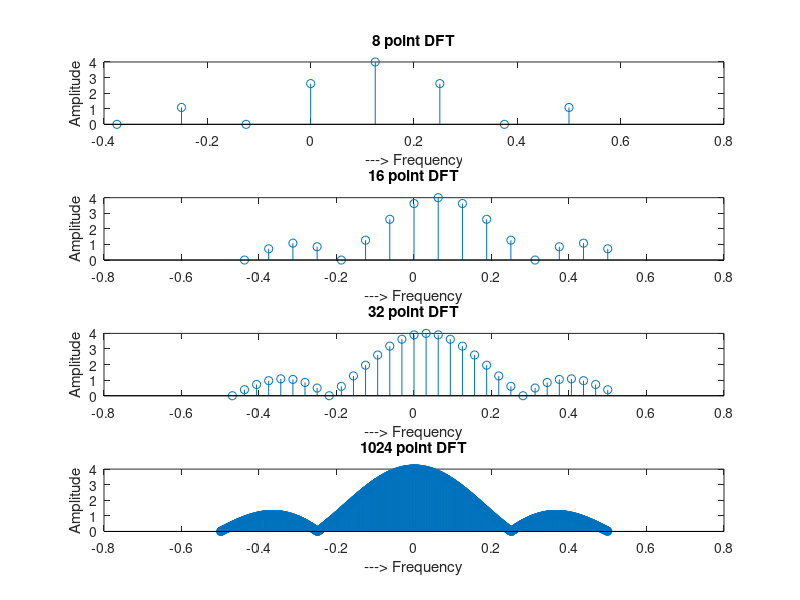

This figure's MATLAB source:
clear
clc
x = [1 1 1 1]; 
% n = 0 1 2 3

a = [x zeros(1,8-numel(x))];
b = [x zeros(1,16-numel(x))];
c = [x zeros(1,32-numel(x))];
d = [x zeros(1,1024-numel(x))];

sf = 1; 

A = fftshift(fft(a));
B = fftshift(fft(b));
C = fftshift(fft(c));
D = fftshift(fft(d));

subplot(4,1,1)
stem([-sf/2+sf/numel(A):sf/numel(A):sf/2],abs(A))
title('8 point DFT')
ylabel('Amplitude')
xlabel('---> Frequency')
subplot(4,1,2)
stem([-sf/2+sf/numel(B):sf/numel(B):sf/2],abs(B))
xlabel('---> Frequency')
ylabel('Amplitude')
title('16 point DFT')
subplot(4,1,3)
stem([-sf/2+sf/numel(C):sf/numel(C):sf/2],abs(C))
xlabel('---> Frequency')
ylabel('Amplitude')
title('32 point DFT')
subplot(4,1,4)
stem([-sf/2+sf/numel(D):sf/numel(D):sf/2],abs(D))
xlabel('---> Frequency')
ylabel('Amplitude')
title('1024 point DFT')

%%
%{
Inference: The DFT of N points is the frequency sampled CTFT at frequency
sampling rate of Sampling Frequency / N 
As the time increases the number of samples increases but the shape of DFT
will be same. 
%}